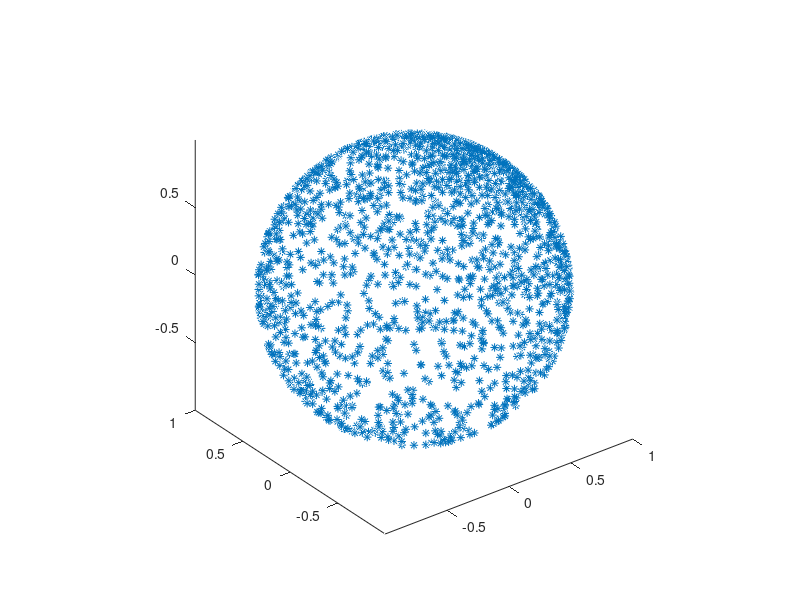
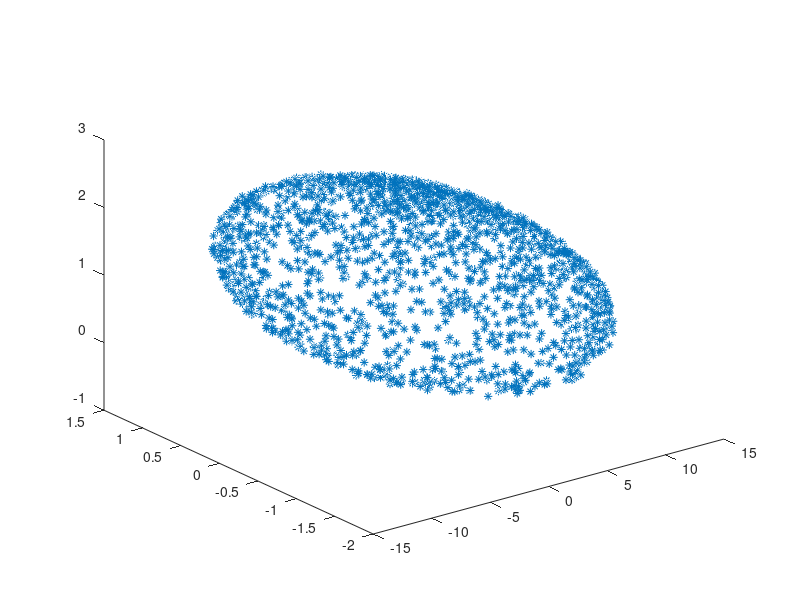

Here is the MATLAB script that generated these plots, in order: (Note: this script raises an error after producing the figures.)
function CalibrationTest(n,noiselevel)
% main routine : calls MgnCalibration
%                        and an auxilliary function 
%                        which performs 3D rotations
%
% n                    : nomber of simulated data (default 1000)
% noiselevel     : level of noise (default 0.05)
%
%   Author Alain Barraud  2008
%
%%%%%%%%%%%%%%%%%%%%%%%%%%%%%%%%%%%%%%%%%%
close all;%close previously open figures
if nargin <2,noiselevel=0.05;end
if nargin<1,n=2000;end
b0=[ 0.5;0;sqrt(3)/2];% b0 reference of magnetic field
% the measurements are obtained from random rotations
% of b0. These rotations are defined here by quaternions
U=zeros(n,3);halftheta=zeros(n,1);qref=zeros(n,4);
for k=1:n
    a(k,:)=3*(rand(1,3)-.5);
    u=2*rand(3,1)-1;U(k,:)=u/norm(u);halftheta(k)=pi*(rand-.5);
    qref(k,:)=[cos(halftheta(k)),sin(halftheta(k))*U(k,:)];%random unit quternion
    M=Mqv(qref(k,:));%compute rotation matrix from quaternion
    truedata(:,k)=M*b0;%
end
%truedata are perfect normalized measurements
figure;plot3(truedata(1,:),truedata(2,:),truedata(3,:),'*');axis equal
%computes rough data with ellipsoid parameters Ath (shape) 
% and Offth (center)
Ath=triu(rand(3));Offth=[0.5;-.3;1]+0.1*randn(3,1);
data=Ath\truedata+repmat(Offth,1,n);
%now add noise
noise=(rand(3,n)-0.5)*2*noiselevel;
data=data+noise;
figure;plot3(data(1,:),data(2,:),data(3,:),'*');
% performs calibration
[A,c] = MgnCalibration(data);
Caldata=A*(data-repmat(c,1,n));% calibrated data
figure;plot3(Caldata(1,:),Caldata(2,:),Caldata(3,:),'*');axis equal
set(gca,'xlim',[-1 1],'ylim',[-1 1],'zlim',[-1 1])
disp('     estimated shape                                    theoretical shape')
disp([num2str(A,'%15.3e'),['   ';'   ';'   '],num2str(Ath,'%15.3e')])
disp('estimated      theoretical center')
disp([num2str(c,'%15.3e'),['   ';'   ';'   '],num2str(Offth,'%15.3e')])
%%%%%%%%%%%%%%%%%%%%%%%%%%%%%%%%%%%%%%%%%%%%
function M=Mqv(v)
x=v(1);y=v(2);z=v(3);t=v(4);
M=[(x^2+y^2-z^2-t^2) , (2*y*z+2*x*t)       , (-2*x*z+2*y*t);
      (-2*x*t+2*y*z)       , (z^2-y^2+x^2-t^2), (2*x*y+2*z*t) ;
       (2*x*z+2*y*t)       , (-2*x*y+2*z*t)      , (-y^2+x^2-z^2+t^2)];
%%%%%%%%%%%%%%%%%%%%%%%%%%%%%%%%%%%%%%%%%%%%